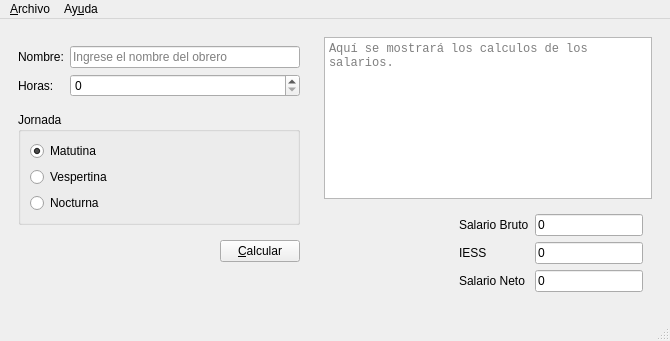
<?xml version="1.0" encoding="UTF-8"?>
<ui version="4.0">
 <class>Salarios</class>
 <widget class="QMainWindow" name="Salarios">
  <property name="geometry">
   <rect>
    <x>0</x>
    <y>0</y>
    <width>670</width>
    <height>341</height>
   </rect>
  </property>
  <property name="windowTitle">
   <string>Salarios</string>
  </property>
  <property name="windowIcon">
   <iconset resource="recursos.qrc">
    <normaloff>:/recursos/salary.png</normaloff>:/recursos/salary.png</iconset>
  </property>
  <widget class="QWidget" name="centralwidget">
   <layout class="QHBoxLayout" name="horizontalLayout_2">
    <item>
     <widget class="QWidget" name="widget" native="true">
      <property name="sizePolicy">
       <sizepolicy hsizetype="Fixed" vsizetype="Preferred">
        <horstretch>0</horstretch>
        <verstretch>0</verstretch>
       </sizepolicy>
      </property>
      <property name="minimumSize">
       <size>
        <width>300</width>
        <height>0</height>
       </size>
      </property>
      <layout class="QVBoxLayout" name="verticalLayout_2">
       <item>
        <widget class="QWidget" name="widget_3" native="true">
         <layout class="QFormLayout" name="formLayout">
          <property name="leftMargin">
           <number>0</number>
          </property>
          <property name="rightMargin">
           <number>0</number>
          </property>
          <item row="0" column="0">
           <widget class="QLabel" name="label">
            <property name="text">
             <string>Nombre:</string>
            </property>
           </widget>
          </item>
          <item row="0" column="1">
           <widget class="QLineEdit" name="inNombre">
            <property name="frame">
             <bool>true</bool>
            </property>
            <property name="placeholderText">
             <string>Ingrese el nombre del obrero</string>
            </property>
           </widget>
          </item>
          <item row="1" column="0">
           <widget class="QLabel" name="label_2">
            <property name="text">
             <string>Horas:</string>
            </property>
           </widget>
          </item>
          <item row="1" column="1">
           <widget class="QSpinBox" name="inHoras">
            <property name="maximum">
             <number>50</number>
            </property>
            <property name="singleStep">
             <number>2</number>
            </property>
            <property name="value">
             <number>0</number>
            </property>
           </widget>
          </item>
         </layout>
        </widget>
       </item>
       <item>
        <widget class="QGroupBox" name="groupBox">
         <property name="title">
          <string>Jornada</string>
         </property>
         <layout class="QVBoxLayout" name="verticalLayout">
          <item>
           <widget class="QRadioButton" name="inMatutino">
            <property name="text">
             <string>Matutina</string>
            </property>
            <property name="checked">
             <bool>true</bool>
            </property>
           </widget>
          </item>
          <item>
           <widget class="QRadioButton" name="inVespertina">
            <property name="text">
             <string>Vespertina</string>
            </property>
           </widget>
          </item>
          <item>
           <widget class="QRadioButton" name="inNocturna">
            <property name="text">
             <string>Nocturna</string>
            </property>
           </widget>
          </item>
         </layout>
        </widget>
       </item>
       <item>
        <widget class="QWidget" name="widget_4" native="true">
         <layout class="QHBoxLayout" name="horizontalLayout">
          <property name="topMargin">
           <number>9</number>
          </property>
          <property name="rightMargin">
           <number>0</number>
          </property>
          <item>
           <spacer name="horizontalSpacer">
            <property name="orientation">
             <enum>Qt::Horizontal</enum>
            </property>
            <property name="sizeHint" stdset="0">
             <size>
              <width>184</width>
              <height>20</height>
             </size>
            </property>
           </spacer>
          </item>
          <item>
           <widget class="QPushButton" name="cmdCalcular">
            <property name="text">
             <string>&amp;Calcular</string>
            </property>
           </widget>
          </item>
         </layout>
        </widget>
       </item>
       <item>
        <spacer name="verticalSpacer">
         <property name="orientation">
          <enum>Qt::Vertical</enum>
         </property>
         <property name="sizeHint" stdset="0">
          <size>
           <width>20</width>
           <height>0</height>
          </size>
         </property>
        </spacer>
       </item>
      </layout>
     </widget>
    </item>
    <item>
     <widget class="QWidget" name="widget_2" native="true">
      <layout class="QGridLayout" name="gridLayout_2">
       <item row="0" column="0" colspan="2">
        <widget class="QPlainTextEdit" name="outResultado">
         <property name="font">
          <font>
           <family>Consolas</family>
          </font>
         </property>
         <property name="readOnly">
          <bool>true</bool>
         </property>
         <property name="placeholderText">
          <string>Aquí se mostrará los calculos de los salarios.</string>
         </property>
        </widget>
       </item>
       <item row="1" column="0">
        <spacer name="horizontalSpacer_2">
         <property name="orientation">
          <enum>Qt::Horizontal</enum>
         </property>
         <property name="sizeHint" stdset="0">
          <size>
           <width>112</width>
           <height>20</height>
          </size>
         </property>
        </spacer>
       </item>
       <item row="1" column="1">
        <widget class="QWidget" name="widget_5" native="true">
         <layout class="QGridLayout" name="gridLayout">
          <item row="0" column="0">
           <widget class="QLabel" name="label_3">
            <property name="text">
             <string>Salario Bruto</string>
            </property>
           </widget>
          </item>
          <item row="0" column="1">
           <widget class="QLineEdit" name="outTotalSalarioB">
            <property name="text">
             <string>0</string>
            </property>
            <property name="readOnly">
             <bool>true</bool>
            </property>
           </widget>
          </item>
          <item row="1" column="0">
           <widget class="QLabel" name="label_4">
            <property name="text">
             <string>IESS</string>
            </property>
           </widget>
          </item>
          <item row="1" column="1">
           <widget class="QLineEdit" name="outTotalIESS">
            <property name="text">
             <string>0</string>
            </property>
            <property name="readOnly">
             <bool>true</bool>
            </property>
           </widget>
          </item>
          <item row="2" column="0">
           <widget class="QLabel" name="label_5">
            <property name="text">
             <string>Salario Neto</string>
            </property>
           </widget>
          </item>
          <item row="2" column="1">
           <widget class="QLineEdit" name="outTotalSalarioN">
            <property name="text">
             <string>0</string>
            </property>
            <property name="readOnly">
             <bool>true</bool>
            </property>
           </widget>
          </item>
         </layout>
        </widget>
       </item>
      </layout>
     </widget>
    </item>
   </layout>
  </widget>
  <widget class="QMenuBar" name="menubar">
   <property name="geometry">
    <rect>
     <x>0</x>
     <y>0</y>
     <width>670</width>
     <height>21</height>
    </rect>
   </property>
   <widget class="QMenu" name="menuArchivo">
    <property name="title">
     <string>&amp;Archivo</string>
    </property>
    <addaction name="actionNuevo"/>
    <addaction name="actionAbrir"/>
    <addaction name="actionGuardar"/>
    <addaction name="separator"/>
    <addaction name="actionCalcular"/>
    <addaction name="separator"/>
    <addaction name="actionSalir"/>
   </widget>
   <widget class="QMenu" name="menuAyuda">
    <property name="title">
     <string>Ay&amp;uda</string>
    </property>
    <addaction name="actionAcerca_de_Salarios"/>
   </widget>
   <addaction name="menuArchivo"/>
   <addaction name="menuAyuda"/>
  </widget>
  <widget class="QStatusBar" name="statusbar"/>
  <action name="actionNuevo">
   <property name="text">
    <string>&amp;Nuevo</string>
   </property>
   <property name="shortcut">
    <string>Ctrl+N</string>
   </property>
  </action>
  <action name="actionAbrir">
   <property name="text">
    <string>&amp;Abrir</string>
   </property>
   <property name="shortcut">
    <string>Ctrl+O</string>
   </property>
  </action>
  <action name="actionGuardar">
   <property name="text">
    <string>&amp;Guardar</string>
   </property>
   <property name="shortcut">
    <string>Ctrl+S</string>
   </property>
  </action>
  <action name="actionCalcular">
   <property name="text">
    <string>&amp;Calcular</string>
   </property>
   <property name="shortcut">
    <string>F1</string>
   </property>
  </action>
  <action name="actionSalir">
   <property name="text">
    <string>&amp;Salir</string>
   </property>
   <property name="shortcut">
    <string>Ctrl+Q</string>
   </property>
  </action>
  <action name="actionAcerca_de_Salarios">
   <property name="text">
    <string>&amp;Acerca de Salarios</string>
   </property>
  </action>
 </widget>
 <resources>
  <include location="recursos.qrc"/>
 </resources>
 <connections/>
</ui>
